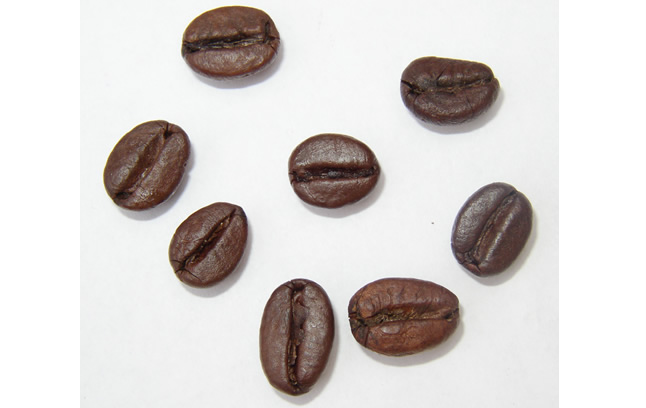
//> input picture Opencv_Tutorial/find_beans/bean.jpg, 646 x 408 px
$ ./find_bean   (built with g++ and OpenCV 4)
//> lines starting //> are read from the running program, lines starting //| are printed output that depends on the picture; after the words box and inside, x2 and y2 are one past the last pixel; in counts of white or black regions, pixels touching at a corner belong together

#include <opencv2/core/core.hpp>
#include <opencv2/highgui/highgui.hpp>
#include <iostream>
#include <opencv2/imgproc/imgproc.hpp>
#include <cmath>
#include <iomanip>
#include <iostream>
#include <stdlib.h>
#include <stdio.h>
using namespace cv;
using namespace std;
void colorReduce(Mat&image, int n);
int main(int argc, char **argv)
{
	Mat image = imread("bean.jpg", CV_LOAD_IMAGE_COLOR);
//> image is the input picture: 408 rows x 646 cols, CV_8UC3; mean B, G, R 210.2, 212.1, 216.5
	double c = 0;


	int iLowH = 0;
	int iHighH = 40;

	int iLowS = 40;
	int iHighS = 255;

	int iLowV = 0;
	int iHighV = 255;

	if(!image.data){
		cout<<"no find image"<<endl;
	}
	namedWindow("image",CV_WINDOW_AUTOSIZE);//AUTOSIZE
	imshow("image",image);


	Mat imgHSV;
	cvtColor(image, imgHSV, COLOR_BGR2HSV); //Convert the captured frame from BGR to HSV
//> imgHSV: 408 rows x 646 cols, CV_8UC3; mean H, S, V 24.6, 17.8, 217
	Mat imgThresholded;
	inRange(imgHSV, Scalar(iLowH, iLowS, iLowV), Scalar(iHighH, iHighS, iHighV), imgThresholded); //Threshold the image
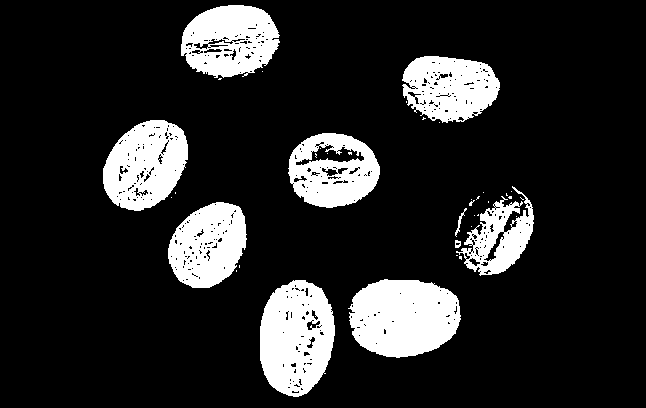
//> imgThresholded: 408 rows x 646 cols, CV_8UC1; 15.7% white; 39 white regions (29 under 20 px)
	namedWindow("imgHSV",CV_WINDOW_AUTOSIZE);//AUTOSIZE
	imshow("imgHSV",imgThresholded);
	// cout<<imgThresholded.rows<<endl;
	// cout<<imgThresholded.cols<<endl;
	int i,j;
	int cPointR,cPointG,cPointB,cPoint;//currentPoint;
	for(i=1;i<imgThresholded.rows;i++){
		for(j=1;j<imgThresholded.cols;j++){
			cPointB=imgThresholded.at<Vec3b>(i,j)[0];
			cPointG=imgThresholded.at<Vec3b>(i,j)[1];
			cPointR=imgThresholded.at<Vec3b>(i,j)[2];
			cout<<"B = "<<cPointB<<endl;
			cout<<"G = "<<cPointG<<endl;
			cout<<"R = "<<cPointR<<endl;
			//255 = white and 0 = black
			if(cPointB == 255 &cPointR ==255  &cPointG == 255 )  {
				c++;
				imgThresholded.at<Vec3b>(i,j)[0]=100;
				imgThresholded.at<Vec3b>(i,j)[1]=100;
				imgThresholded.at<Vec3b>(i,j)[2]=100;
			}
		}
	}
//> this loop made 407 passes
//> c on passes 1 to 3: 0, 0, 5
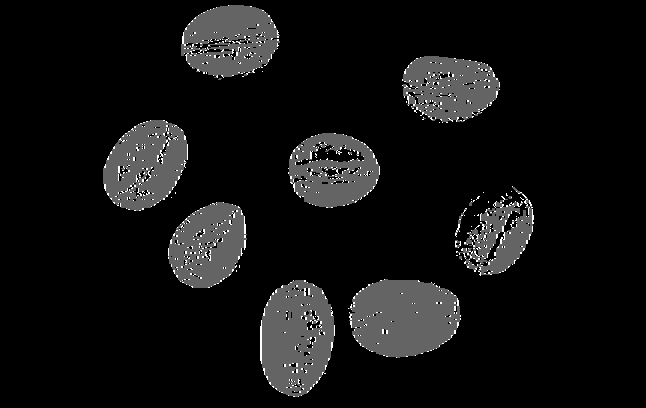
//> imgThresholded: 408 rows x 646 cols, CV_8UC1; 14.37% of pixels changed, all inside (x1, y1, x2, y2) = (103, 5, 533, 397)
//> after the loop, cPointB = 0; cPointG = 0; cPointR = 0; c = 12622

	double percentage ;
	double total = image.rows*image.cols;
//> total = 263568
	percentage = c/total*100;
//> percentage = 4.79
	cout<<"total = "<<total<<endl;
//| total = 263568
	cout<<"black piex = "<<c<<endl;
//| black piex = 12622
	cout <<  "percentage = "<<percentage<<"%" << endl;
//| percentage = 4.7889%
	namedWindow("imgThresholded",CV_WINDOW_AUTOSIZE);//AUTOSIZE
	imshow("imgThresholded",imgThresholded);

	Mat image2;
	imgThresholded.copyTo(image2);
	vector<vector<Point> > contours;
	vector<Vec4i> hierarchy;
	// Find contours
	findContours( image2, contours, hierarchy, CV_RETR_TREE, CV_CHAIN_APPROX_SIMPLE, Point(0, 0) );
//> contours = 508 contours, 451 with area under 20; largest, box (x1, y1, x2, y2) and area: (348, 279, 461, 358) 6860, (260, 280, 335, 397) 6768, (103, 120, 188, 211) 5627, (181, 5, 280, 78) 5418, (288, 133, 380, 208) 5238
	// Approximate contours to polygons + get bounding rects and circles
	vector<vector<Point> > contours_poly( contours.size() );
//> contours_poly = 508 empty contours
	vector<Rect> boundRect( contours.size() );
	vector<Point2f>center( contours.size() );
	vector<float>radius( contours.size() );
	for( int i = 0; i < contours.size(); i++ ){
		// cout << "Area " << "["<<i<<"]=" << contourArea(contours[i]) << endl;
		if(contourArea(contours[i])>2000){
			approxPolyDP( Mat(contours[i]), contours_poly[i], 3, true );
			boundRect[i] = boundingRect( Mat(contours_poly[i]) );
			minEnclosingCircle( (Mat)contours_poly[i], center[i], radius[i] );
		}
	}
	//draw rectangle and draw text
	int fontFace = FONT_HERSHEY_SCRIPT_SIMPLEX;
	double fontScale = 2;
	int thickness = 3;
	char str[10];
	int s = 0;
	for( int i = 0; i< contours.size(); i++ ){
		if(contourArea(contours[i])>2000){
			rectangle( image2, boundRect[i].tl(), boundRect[i].br(), Scalar(255,255,255), 2, 8, 0 );
			s++;
			// cout<<s<<endl;
			sprintf(str, "%d", s);
			// cout<<str<<endl;
			 putText(image2, str, boundRect[i].br(), fontFace, fontScale, Scalar(255), 3,8);
		}
	}
//> this loop made 508 passes
//> str on passes 1, 54, 90, 171, 230, 287, 363, 447: '1', '2', '3', '4', '5', '6', '7', '8'
//> pass 1, `putText(image2, str, boundRect[i].br(), fontFace, fontScale, Scalar(25..`:
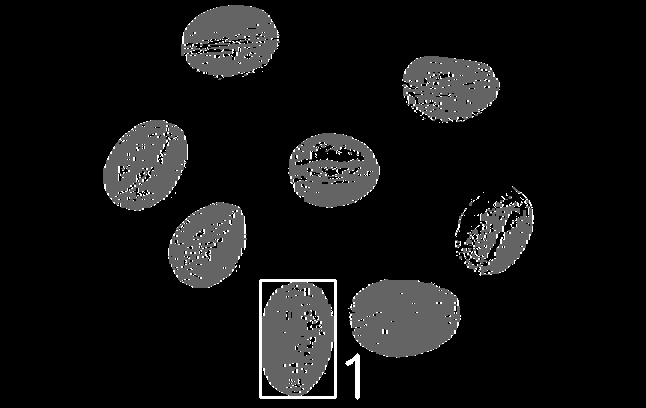
//> image2: 408 rows x 646 cols, CV_8UC1; 0.5% of pixels changed, all inside (x1, y1, x2, y2) = (259, 279, 360, 400)
//> after the loop:
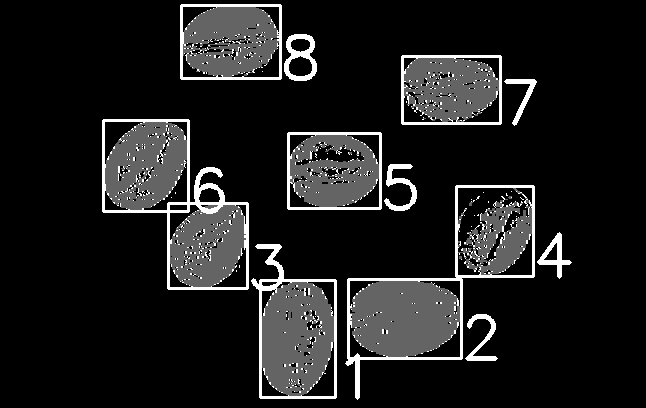
//> image2: 408 rows x 646 cols, CV_8UC1; 4.04% of pixels changed, all inside (x1, y1, x2, y2) = (102, 4, 572, 361)
//> after the loop, s = 8

	namedWindow("image2",CV_WINDOW_AUTOSIZE);//AUTOSIZE
	imshow("image2",image2);
	waitKey(0);
	return 0;
}
